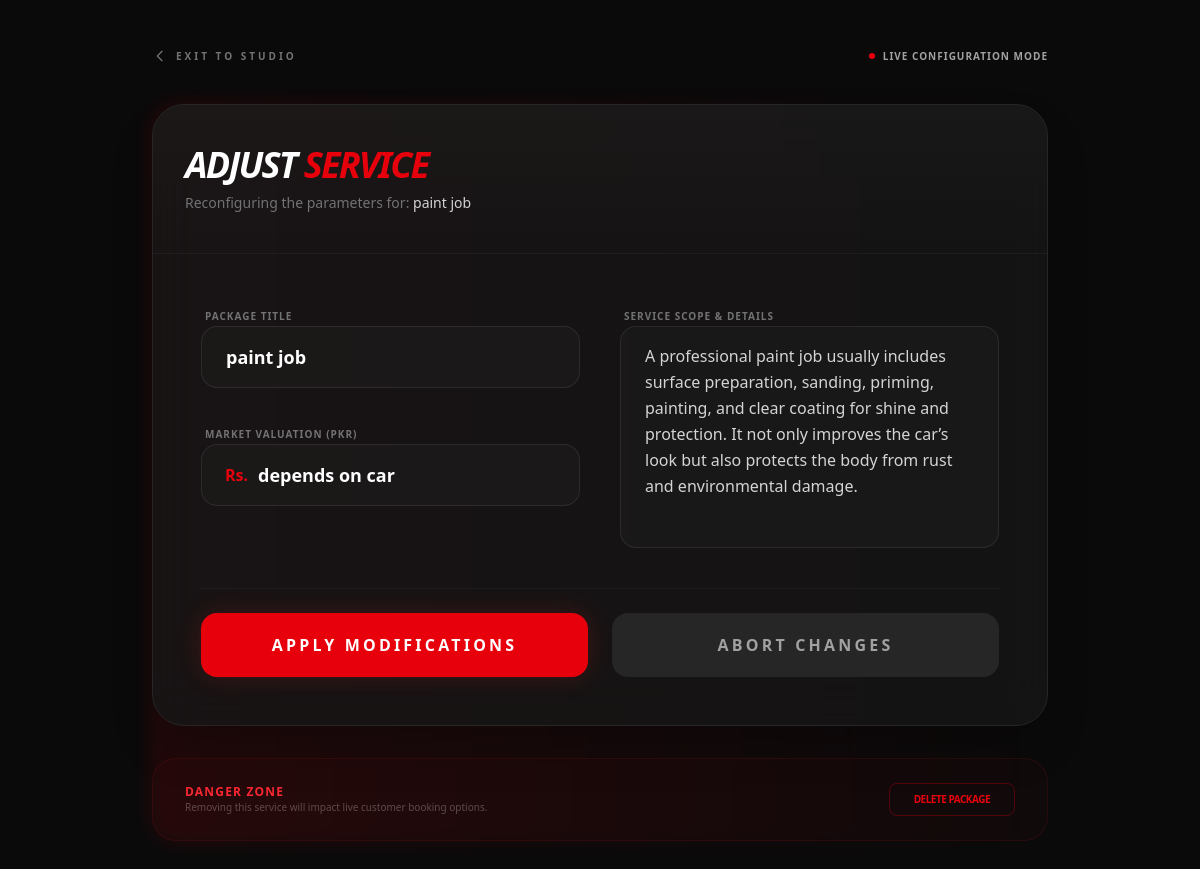
The page /adminstudio/edit-service/4/ (signed in) on the database its author committed.
### django_apps/services/models.py (models this page shows, shortened)
class Service(models.Model):
    service_name = models.CharField(max_length=200)
    description = models.TextField()
    price = models.TextField(max_length = 250)
    is_available = models.BooleanField(default=True)

### django_apps/dashboard/views.py (the view)
# urls.py: path('edit-service/<int:pk>/', views.edit_service, name='edit_service'),
@user_passes_test(lambda u: u.is_staff, login_url='home')
def edit_service(request, pk):
    service_obj = get_object_or_404(Service, pk=pk)
    if request.method == "POST":
        service_obj.service_name = request.POST.get('name')
        service_obj.description = request.POST.get('description')
        service_obj.price = request.POST.get('price')
        service_obj.save()
        return redirect('admin_dashboard')
    return render(request, 'edit_service.html', {'service': service_obj})

### django_apps/dashboard/templates/edit_service.html (shortened to what this page needs)
{% extends "base1.html" %}
{% block content %}
<div class="min-h-screen bg-[#0a0a0a] py-12 px-4 sm:px-6 lg:px-8 bg-[radial-gradient(circle_at_top_right,_var(--tw-gradient-stops))] from-neutral-900 via-[#0a0a0a] to-[#0a0a0a]">
    <div class="max-w-4xl mx-auto">
        <div class="mb-10 flex items-center justify-between">
            <a href="{% url 'admin_dashboard' %}" class="group flex items-center text-[10px] font-black text-neutral-500 hover:text-red-500 uppercase tracking-[0.3em] transition-all">
                <svg class="w-4 h-4 mr-2 transform group-hover:-translate-x-1 transition-transform" fill="none" stroke="currentColor" viewBox="0 0 24 24"><path stroke-linecap="round" stroke-linejoin="round" stroke-width="2" d="M15 19l-7-7 7-7"/></svg>
                Exit to Studio
            </a>
            <div class="flex items-center space-x-2">
                <span class="h-1.5 w-1.5 rounded-full bg-red-600 animate-pulse"></span>
                <span class="text-[10px] font-bold text-neutral-400 uppercase tracking-widest">Live Configuration Mode</span>
            </div>
        </div>
        <div class="relative">
            <div class="relative bg-neutral-900/80 border border-neutral-800 rounded-[2rem] overflow-hidden backdrop-blur-xl shadow-2xl">
                <div class="px-8 py-10 border-b border-neutral-800/50 bg-gradient-to-b from-white/[0.02] to-transparent">
                    <h1 class="text-4xl font-black text-white tracking-tighter uppercase italic">
                        Adjust <span class="text-red-600">Service</span>
                    </h1>
                    <p class="mt-2 text-sm text-neutral-500 font-medium">Reconfiguring the parameters for: <span class="text-neutral-300">{{ service.service_name }}</span></p>
                </div>
                <form method="POST" class="p-8 lg:p-12 space-y-10">
                    <div class="grid grid-cols-1 md:grid-cols-2 gap-10">
                        <div class="space-y-8">
                            <div class="group space-y-2">
                                <label class="text-[10px] font-black text-neutral-500 uppercase tracking-widest ml-1 group-focus-within:text-red-500 transition-colors">Package Title</label>
                                <input type="text" name="name" value="{{ service.service_name }}" required
                                    class="w-full bg-neutral-800/30 border border-neutral-700/50 rounded-2xl py-4 px-6 text-white text-lg font-bold placeholder-neutral-600 focus:ring-2 focus:ring-red-600/20 focus:border-red-600 outline-none transition-all">
                            </div>
                            <div class="group space-y-2">
                                <label class="text-[10px] font-black text-neutral-500 uppercase tracking-widest ml-1 group-focus-within:text-red-500 transition-colors">Market Valuation (PKR)</label>
                                <div class="relative">
                                    <span class="absolute left-6 top-1/2 -translate-y-1/2 text-red-600 font-black">Rs.</span>
                                    <input type="text" name="price" value="{{ service.price }}" required
                                        class="w-full bg-neutral-800/30 border border-neutral-700/50 rounded-2xl py-4 pl-14 pr-6 text-white text-lg font-bold focus:ring-2 focus:ring-red-600/20 focus:border-red-600 outline-none transition-all">
                                </div>
                            </div>
                        </div>
                        <div class="space-y-2 group">
                            <label class="text-[10px] font-black text-neutral-500 uppercase tracking-widest ml-1 group-focus-within:text-red-500 transition-colors">Service Scope & Details</label>
                            <textarea name="description" rows="7" required placeholder="Outline the detailing steps included in this package..."
                                class="w-full h-[calc(100%-1.5rem)] bg-neutral-800/30 border border-neutral-700/50 rounded-2xl py-4 px-6 text-neutral-300 leading-relaxed focus:ring-2 focus:ring-red-600/20 focus:border-red-600 outline-none transition-all resize-none">{{ service.description }}</textarea>
                        </div>
                    </div>
                    <div class="flex flex-col md:flex-row items-center gap-6 pt-6 border-t border-neutral-800/50">
                        <button type="submit" class="flex-1 bg-red-600 hover:bg-red-500 text-white font-black uppercase tracking-[0.2em] py-5 rounded-2xl shadow-[0_0_25px_rgba(220,38,38,0.2)] transition-all active:scale-95">
                            Apply Modifications
                        </button>
                        <a href="{% url 'admin_dashboard' %}" class="flex-1 text-center bg-neutral-800 hover:bg-neutral-700 text-neutral-400 font-black uppercase tracking-[0.2em] py-5 rounded-2xl transition-all">
                            Abort Changes
                        </a>
                    </div>
                </form>
            </div>
            <div class="mt-8 px-8 py-6 bg-red-900/5 border border-red-900/20 rounded-3xl flex flex-col md:flex-row items-center justify-between gap-4">
                <div>
                    <h4 class="text-xs font-black text-red-500 uppercase tracking-widest">Danger Zone</h4>
                    <p class="text-[10px] text-neutral-600 font-medium">Removing this service will impact live customer booking options.</p>
                </div>
                <a href="{% url 'delete_service' service.pk %}" onclick="return confirm('EXTERMINATE SERVICE? This action is irreversible.')"
                    class="text-[10px] font-black text-red-600 hover:text-white hover:bg-red-600 border border-red-600/30 px-6 py-2 rounded-lg transition-all uppercase tracking-tighter">
                    Delete Package
                </a>
            </div>
        </div>
    </div>
</div>
{% endblock %}

### rows shown on the page
Service: service_name "paint job", name "paint job", price "depends on car", description "A professional paint job usually includes surface preparation, sanding, priming, painting, and clear coating for shine and protection. It not only improves the car’s look but also protects the body from rust and environmental damage."
